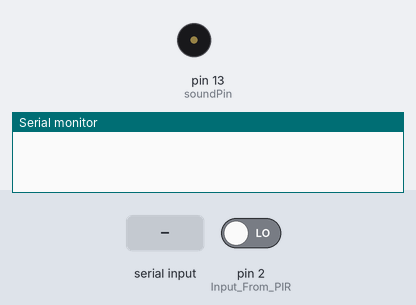
A sketch run on a simulated Arduino Uno, built with avr-gcc and run on an emulated ATmega328P. Parts: buzzer (waves = sounding), the last lines printed to the serial monitor. The test bench sets the inputs (shaded band); at power-on: pin 2 (Input_From_PIR) LOW.

Above: at 1.2 s.
1.3 s: "90,45\n" received over Serial
At 2.5 s:
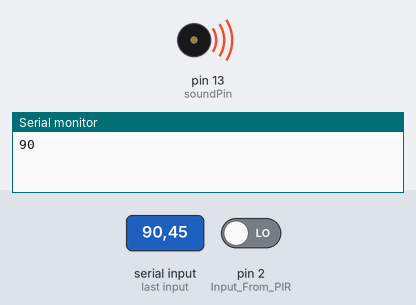
2.8 s: "30,150\n" received over Serial
At 3.6 s:
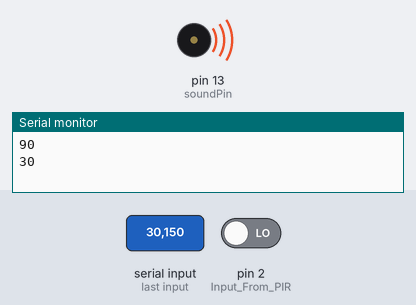
4.3 s: "0\n" received over Serial
At 4.8 s:
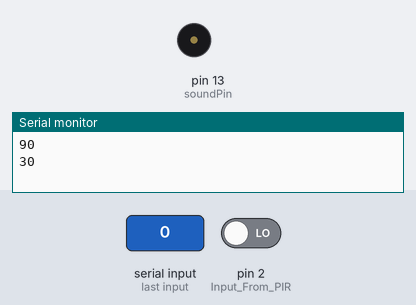
5.8 s: "90\n" received over Serial
At 7.2 s:
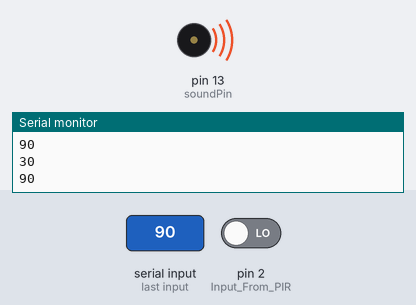
Timing chart, 0 to 8.3 s (numbered marks = the images above; inputs shaded):
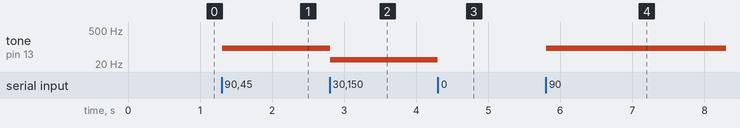

The sketch:

Dog_Repellent.ino
```cpp
int soundPin=13; // Output PIN to Amplifier
bool pirFlag=true;
void setup() {

Serial.begin(9600);
pinMode(2,INPUT); //Input From PIR
noTone(soundPin);
}

void loop() {

if((digitalRead(2)==HIGH)&&(pirFlag==true)) //If PIR Senses Turn on the speaker for 5 sec
{
  tone(soundPin,40000,10000);
  noTone(soundPin);
}

while(Serial.available())
{
//  unsigned int tonefreq=Serial.read();
//
String getfreq=Serial.readStringUntil('\n');
  //Serial.println(tonefreq);
//if (isdigit(getfreq))
{
  unsigned int tonefreq=getfreq.toInt();
  if(tonefreq==0)
  {
    noTone(soundPin);
    pirFlag=true;
  }
  else
  {
    tone(soundPin,tonefreq);
    pirFlag=false;
    Serial.println(tonefreq);
  }
}
}
}
```

Measured:
- after the input at 1.3 s, tone on pin 13 (soundPin): silent → 90 Hz at once
- after the input at 2.8 s, tone on pin 13 (soundPin): 90 Hz → 30 Hz at once
- after the input at 4.3 s, tone on pin 13 (soundPin): 30 Hz → silent at once
- after the input at 5.8 s, tone on pin 13 (soundPin): silent → 90 Hz at once
